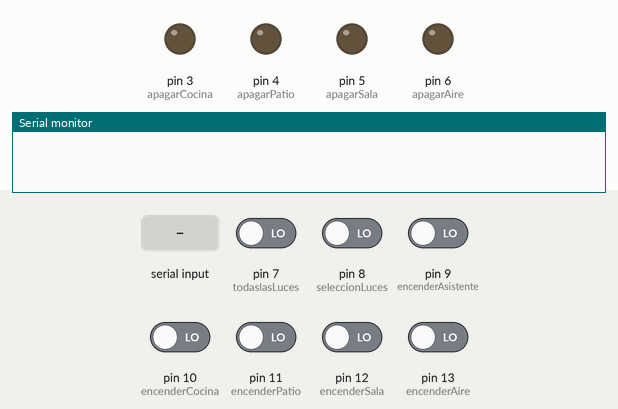
Recording of a sketch running on a simulated Arduino Uno, built with avr-gcc and run on an emulated ATmega328P. On the bench: output pins drawn as LEDs (lit = HIGH), the last lines printed to the serial monitor. Inputs (shaded band) come from the test bench; at power-on: pin 7 (todaslasLuces), pin 8 (seleccionLuces), pin 9 (encenderAsistente), pin 10 (encenderCocina), pin 11 (encenderPatio), pin 12 (encenderSala), pin 13 (encenderAire) LOW.

Above: at 1.2 s.
1.3 s: pin 7 (todaslasLuces) driven HIGH
At 2.8 s:
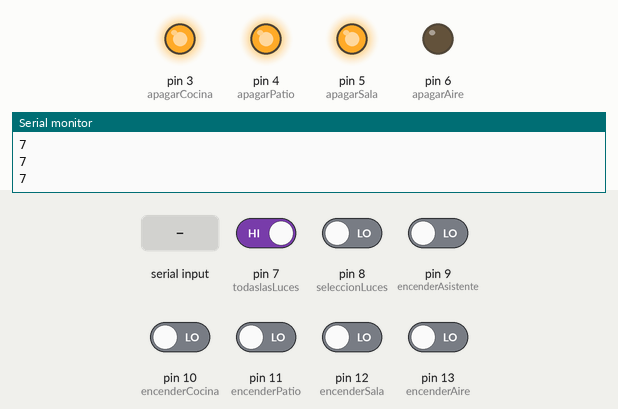
3.1 s: pin 13 (encenderAire) driven HIGH
At 4.4 s:
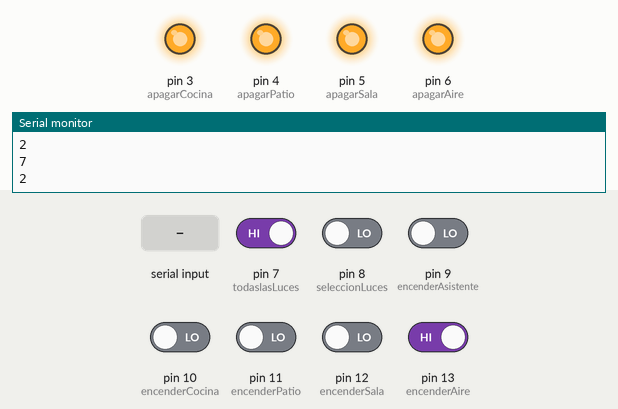
4.9 s: "c\n" received over Serial
At 5.3 s:
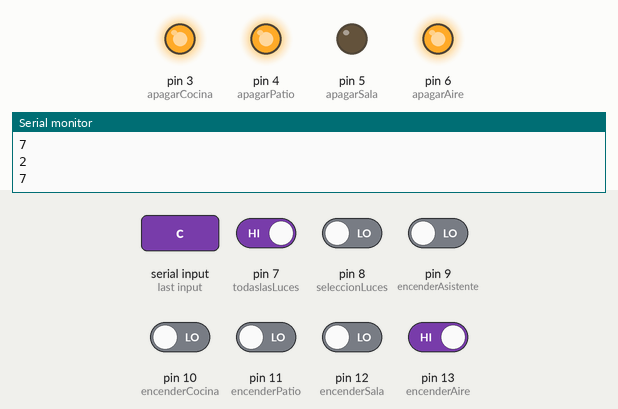
7.0 s: byte 98 ('b') received over Serial
At 7.7 s:
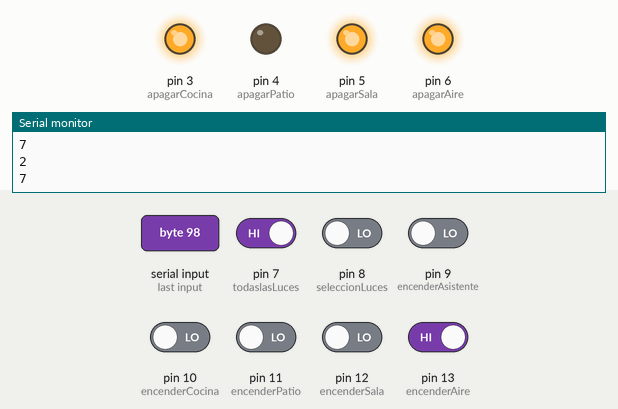
9.4 s: byte 100 ('d') received over Serial
At 10.5 s:
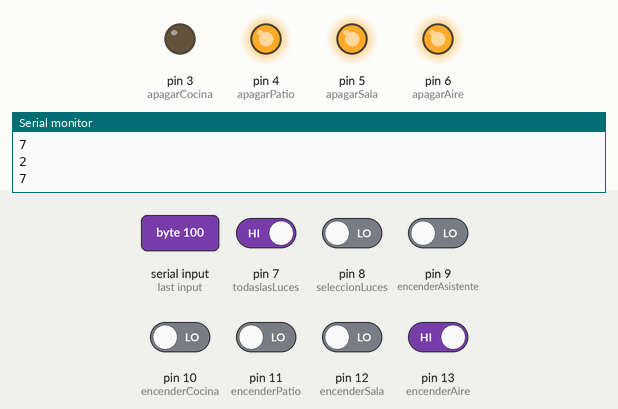
12.4 s: "b\n" received over Serial
At 13.9 s:
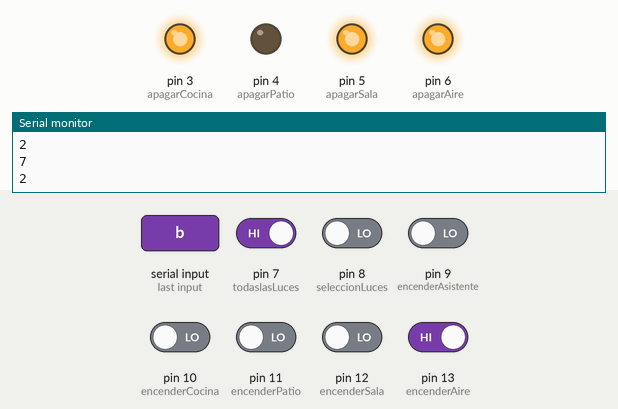
Timing chart, 0 to 15.7 s (numbered marks = the images above; inputs shaded):
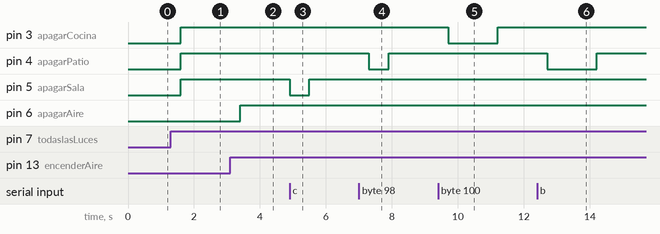

Measured:
- after the input at 1.3 s, pin 3 (apagarCocina), pin 4 (apagarPatio), pin 5 (apagarSala): LOW → HIGH after 0.30 s
- after the input at 3.1 s, pin 6 (apagarAire): LOW → HIGH after 0.30 s
- after the input at 4.9 s, pin 5 (apagarSala): HIGH → LOW at once, → HIGH 0.60 s later
- after the input at 7.0 s, pin 4 (apagarPatio): HIGH → LOW after 0.30 s, → HIGH 0.60 s later
- after the input at 9.4 s, pin 3 (apagarCocina): HIGH → LOW after 0.30 s, → HIGH 1.5 s later
- after the input at 12.4 s, pin 4 (apagarPatio): HIGH → LOW after 0.30 s, → HIGH 1.5 s later

The sketch:

programaBluethho3miniproyectoSistemaArduinoUno.ino
```cpp
 // ASIGNACION DE PINES
const int desbloqueoAire = 18;
const int desbloqueoLuces = 19;
int seguroAire = 0;
int seguroSala = 0;
int seguroPatio = 0;
int seguroCocina = 0;
int controlAsistente = LOW;
int controlAire = LOW;
int controlLuces = LOW;
int controlSala = LOW;
int controlCocina = LOW;
int controlPatio = LOW;
int controlTodas = LOW;

const int encenderAire = 13;
const int encenderSala = 12;
const int encenderPatio = 11;
const int encenderCocina = 10;
const int encenderAsistente = 9;
const int seleccionLuces = 8;
const int todaslasLuces =7;
const int apagarAire = 6;
const int apagarSala = 5;
const int apagarPatio = 4;
const int apagarCocina = 3;
char valorblutuch;


void setup() {
  // CONFIGURAR PINES COMO ENTRADAS
  pinMode(encenderAire, INPUT);
  pinMode(encenderSala, INPUT);
  pinMode(encenderPatio, INPUT);
  pinMode(encenderCocina, INPUT);
  pinMode(encenderAsistente, INPUT);
  pinMode(seleccionLuces, INPUT);
  pinMode(todaslasLuces, INPUT);
  digitalWrite(encenderAire, LOW);
  digitalWrite(encenderSala, LOW);
  digitalWrite(encenderPatio, LOW);
  digitalWrite(encenderCocina, LOW);
  digitalWrite(encenderAsistente, LOW);
  digitalWrite(seleccionLuces, LOW);
  digitalWrite(todaslasLuces, LOW);


  // CONFIGURAR PIN DE LED COMO SALIDA
  pinMode(apagarAire, OUTPUT);
  pinMode(apagarSala, OUTPUT);
  pinMode(apagarPatio, OUTPUT);
  pinMode(apagarCocina, OUTPUT);
  pinMode(desbloqueoAire, OUTPUT);
  pinMode(desbloqueoLuces, OUTPUT);
  digitalWrite(apagarAire, LOW);
  digitalWrite(apagarSala, LOW);
  digitalWrite(apagarPatio, LOW);
  digitalWrite(apagarCocina, LOW);
  pinMode(desbloqueoAire, LOW);
  pinMode(desbloqueoLuces, LOW);

  // Conexion bluetuch
  Serial.begin(9600);
}

void loop() {
  //LEE DATOS BLUTUCH

  if( Serial.available()){
    valorblutuch = Serial.read();
    if( valorblutuch =='a'){
      digitalWrite(apagarAire, LOW);
      digitalWrite(controlAire, LOW);
      digitalWrite(desbloqueoAire, HIGH);
      delay(100);
      digitalWrite(desbloqueoAire, LOW);
      }
    if( valorblutuch =='c'){
      digitalWrite(apagarSala, LOW);
      seguroSala = 1;
      }
    if( valorblutuch =='b'){
      digitalWrite(apagarPatio, LOW);
      seguroPatio = 1;
      }
    if( valorblutuch =='d'){
      digitalWrite(apagarCocina, LOW);
      seguroCocina = 1;
      }
    }

  if(seguroCocina == 1){
  digitalWrite(desbloqueoLuces, HIGH);
  delay(100);
  digitalWrite(desbloqueoLuces, LOW);
  }
  if(seguroCocina == 1 && seguroPatio == 1){
    digitalWrite(desbloqueoLuces, HIGH);
    delay(100);
    digitalWrite(desbloqueoLuces, LOW);
    delay(100);
    digitalWrite(desbloqueoLuces, HIGH);
    delay(100);
    digitalWrite(desbloqueoLuces, LOW);
  }
  if(seguroSala == 1 && seguroPatio == 1 && seguroCocina == 1){
    digitalWrite(desbloqueoLuces, HIGH);
    delay(100);
    digitalWrite(desbloqueoLuces, LOW);
    delay(100);
    digitalWrite(desbloqueoLuces, HIGH);
    delay(100);
    digitalWrite(desbloqueoLuces, LOW);
    delay(100);
    digitalWrite(desbloqueoLuces, HIGH);
    delay(100);
    digitalWrite(desbloqueoLuces, LOW);
    }
  controlAsistente = digitalRead(encenderAsistente);
  controlAire = digitalRead(encenderAire);
  controlLuces = digitalRead(seleccionLuces);
  controlSala = digitalRead(encenderSala);
  controlCocina = digitalRead(encenderCocina);
  controlPatio = digitalRead(encenderPatio);
  controlTodas = digitalRead(todaslasLuces);
  if (controlAsistente == HIGH) {
    int i = 1;
    Serial.print(i);
    Serial.print("\n");
    delay(300);
  }
  if (controlAire == HIGH) {
    int i = 2;
    Serial.print(i);
    Serial.print("\n");
    delay(300);
    digitalWrite(apagarAire, HIGH);
    seguroAire = 0;
  }
  if (controlSala == HIGH) {
    int i = 3;
    Serial.print(i);
    Serial.print("\n");
    delay(300);
    digitalWrite(apagarSala, HIGH);
    seguroSala = 0;
  }
  if (controlPatio == HIGH) {
     int i = 4;
    Serial.print(i);
    Serial.print("\n");
    delay(300);
    digitalWrite(apagarPatio, HIGH);
    seguroPatio = 0;
  }
  if (controlCocina == HIGH) {
     int i = 5;
    Serial.print(i);
    Serial.print("\n");
    delay(300);
    digitalWrite(apagarCocina, HIGH);
    seguroCocina = 0;
  }
  if (controlLuces == HIGH) {
    int i = 6;
    Serial.print(i);
    Serial.print("\n");
    delay(300);
  }
  if (controlTodas == HIGH) {
    int i = 7;
    Serial.print(i);
    Serial.print("\n");
    delay(300);
    digitalWrite(apagarSala, HIGH);
    digitalWrite(apagarCocina, HIGH);
    digitalWrite(apagarPatio, HIGH);
  }

}
```
